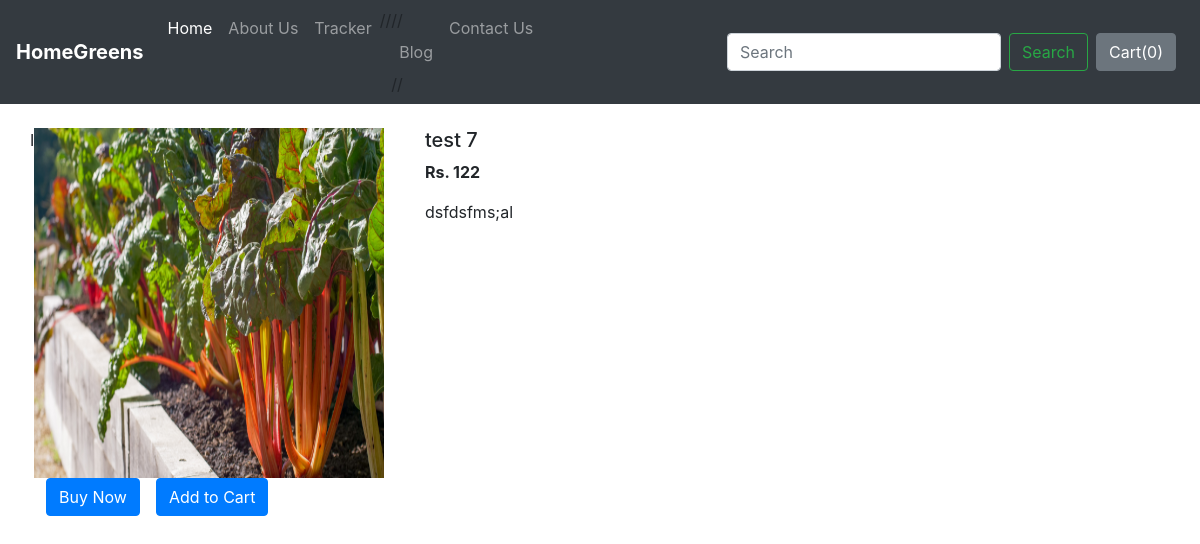
The app's page /shop/products/7 with its own data.
### shop/models.py (models this page shows)
class Product(models.Model):
    product_id = models.AutoField
    product_name=models.CharField(max_length=50)
    category=models.CharField(max_length=50,default="")
    subcategory=models.CharField(max_length=50,default="")
    price=models.IntegerField(default=0)
    desc=models.CharField(max_length=300)
    pub_date=models.DateField()
    image=models.ImageField(upload_to="shop/images", default="")
    def __str__(self):
        return self.product_name

### shop/views.py (the view)
# urls.py: path('products/<int:myid>', views.ProdView,name="ProductView"),
def ProdView(request, myid):
    product=Product.objects.filter(id=myid)
    print(product)
    return render(request,"shop/prodview.html",{'product':product[0]})

### shop/templates/shop/prodview.html (shortened to what this page needs)
{% extends 'shop/basic.html' %}
{% block body %}
<div class="container my-4">
    <div class="row">
        <div class="col-md-4">
            <div class="row">
            I   <img src='/media/{{product.image}}' width="350px" height="350px">
            </div>
        <div class="row">
            <button class="btn btn-primary mx-3">Buy Now</button>
            <button class="btn btn-primary ">Add to Cart</button>
        </div>
    </div>
        <div class='col-md-8'>
            <h5>{{product.product_name}}</h5>
            <p><b>Rs. {{product.price}}</b></p>
            <p>{{product.desc}}</p>
        </div>
    </div>
</div>
{% endblock %}

### records on screen
Product: image (picture), product_name "test 7", price "122", desc "dsfdsfms;al"
